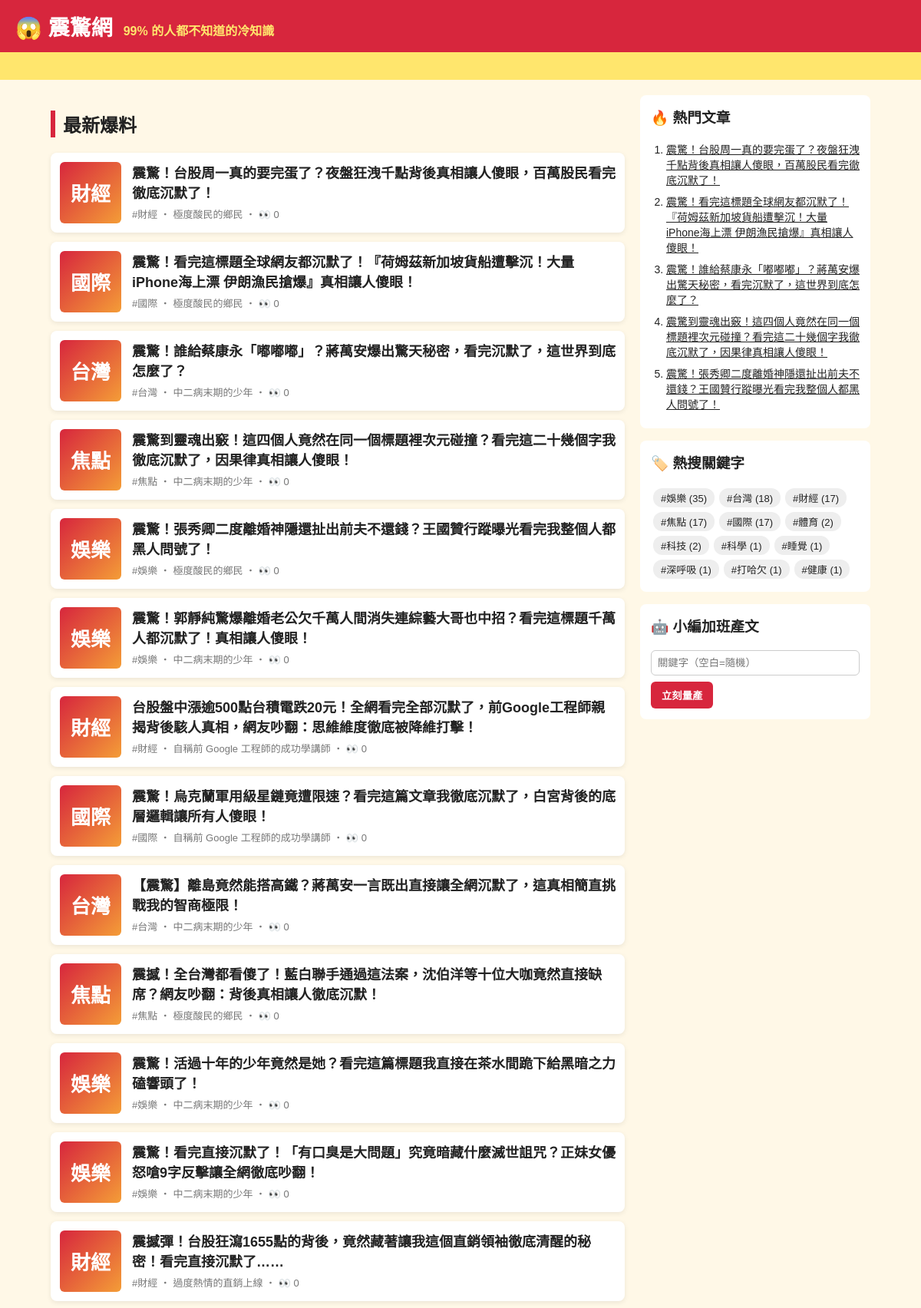
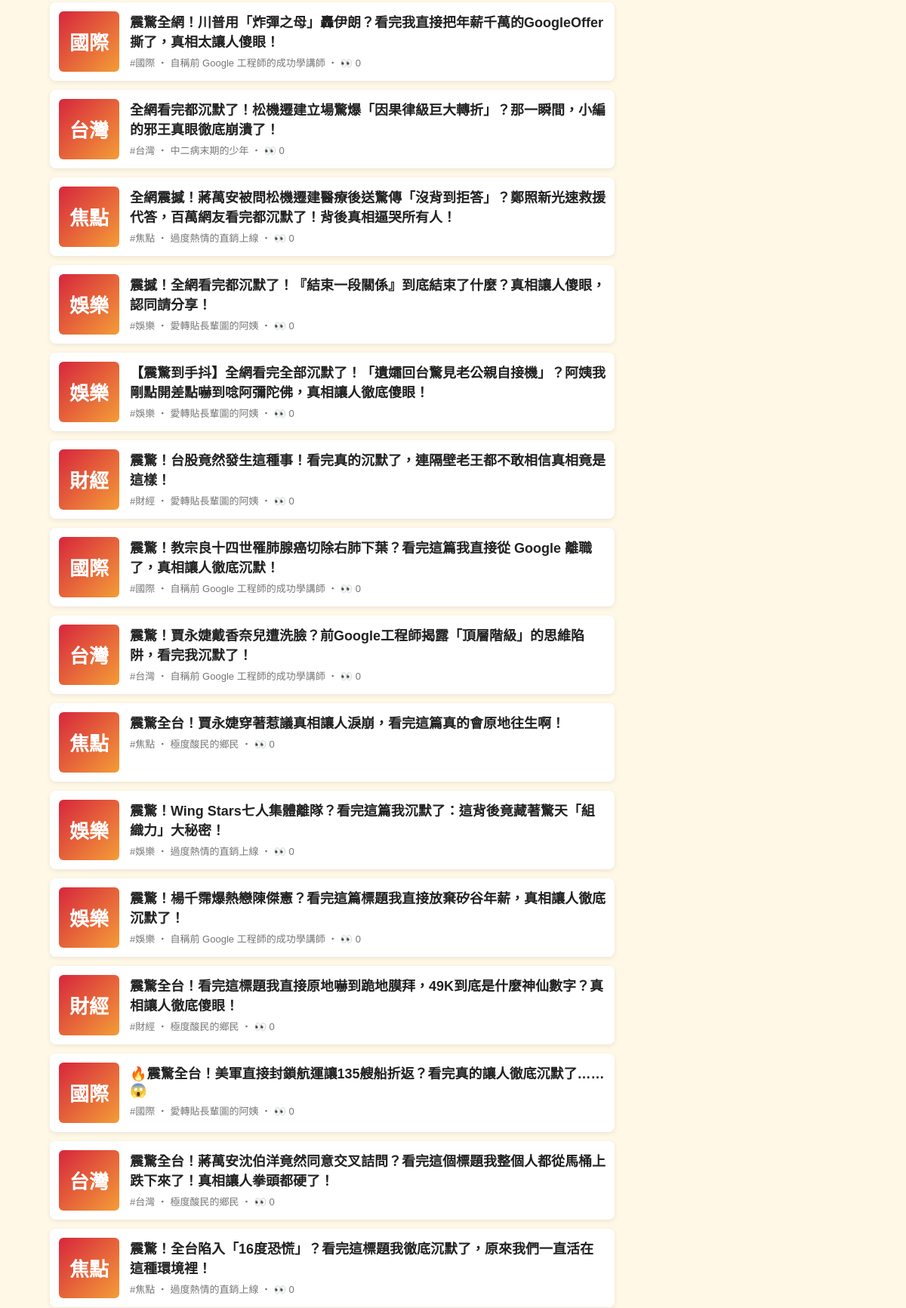
The page / (upper part) on the database its author committed (2 pictures, top to bottom).
### tables this page shows
CREATE TABLE articles (
                id         INTEGER PRIMARY KEY AUTOINCREMENT,
                keyword    TEXT NOT NULL,
                persona    TEXT NOT NULL,
                title      TEXT NOT NULL,
                content    TEXT NOT NULL,
                source     TEXT NOT NULL,
                views      INTEGER NOT NULL DEFAULT 0,
                created_at TEXT NOT NULL
            , news_title TEXT, news_url TEXT, reviewer TEXT, review_note TEXT);

### app.py (the view)
@app.route("/")
def index():
    return render_template("index.html", articles=db.list_articles(), heading="最新爆料")

### app.py (called while the page is built)
@app.context_processor
def sidebar():
    return {"hot": db.hot_articles(), "tags": db.keywords(), "static_site": app.config["STATIC_SITE"]}

### db.py (called while the page is built)
def connect():
    conn = sqlite3.connect(DB_PATH)
    conn.row_factory = sqlite3.Row
    return conn

def list_articles(limit=50, keyword=None):
    with connect() as conn:
        if keyword:
            return conn.execute(
                "SELECT * FROM articles WHERE keyword = ? ORDER BY id DESC LIMIT ?", (keyword, limit)
            ).fetchall()
        return conn.execute("SELECT * FROM articles ORDER BY id DESC LIMIT ?", (limit,)).fetchall()

def hot_articles(limit=5):
    with connect() as conn:
        return conn.execute("SELECT * FROM articles ORDER BY views DESC, id DESC LIMIT ?", (limit,)).fetchall()

def keywords():
    with connect() as conn:
        return conn.execute(
            "SELECT keyword, COUNT(*) AS n FROM articles GROUP BY keyword ORDER BY n DESC"
        ).fetchall()

### templates/index.html
{% extends "base.html" %}
{% block content %}
<h2 class="heading">{{ heading }}</h2>
{% for a in articles %}
  <a class="card" href="{{ url_for('article', article_id=a.id) }}">
    <div class="thumb">{{ a.keyword[:2] }}</div>
    <div>
      <h3>{{ a.title }}</h3>
      <p class="meta">#{{ a.keyword }} ‧ {{ a.persona }}{% if not static_site %} ‧ 👀 {{ a.views }}{% endif %}</p>
    </div>
  </a>
{% else %}
  <p class="empty">還沒有文章。執行 <code>python generator.py -n 5</code> 或用右邊按鈕開始量產。</p>
{% endfor %}
{% endblock %}

### templates/base.html (shortened to what this page needs)
<!doctype html>
<html lang="zh-Hant">
<head>
  <link rel="stylesheet" href="{{ url_for('static', filename='style.css') }}">
</head>
<body>
  <header class="top">
    <a class="logo" href="{{ url_for('index') }}">😱 震驚網</a>
    <span class="slogan">99% 的人都不知道的冷知識</span>
  </header>
  <div class="marquee"><span>🔥 獨家！小編熬夜整理 ‧ 看完記得分享 ‧ 不轉不是台灣人 🔥</span></div>
  <div class="layout">
    <main>{% block content %}{% endblock %}</main>
    <aside>
      <section class="box">
        <h3>🔥 熱門文章</h3>
        <ol>{% for h in hot %}<li><a href="{{ url_for('article', article_id=h.id) }}">{{ h.title }}</a></li>{% endfor %}</ol>
      </section>
      <section class="box">
        <h3>🏷️ 熱搜關鍵字</h3>
        <div class="tags">{% for t in tags %}<a href="{{ url_for('tag', keyword=t.keyword) }}">#{{ t.keyword }} ({{ t.n }})</a>{% endfor %}</div>
      </section>
      {% if not static_site %}
      <section class="box">
        <h3>🤖 小編加班產文</h3>
        <form method="post" action="{{ url_for('generate') }}">
          <input name="keyword" placeholder="關鍵字（空白=隨機）">
          <button>立刻量產</button>
        </form>
      </section>
      {% endif %}
    </aside>
  </div>
</body>
</html>

### static/style.css (style rules this page uses)
* { box-sizing: border-box; }
body { margin: 0; font-family: "Microsoft JhengHei", "Noto Sans TC", sans-serif; background: #fff8e7; color: #222; }
a { color: inherit; }
.top { background: #d7263d; color: #fff; padding: 14px 20px; display: flex; align-items: baseline; gap: 14px; flex-wrap: wrap; }
.logo { font-size: 28px; font-weight: 900; text-decoration: none; }
.slogan { color: #ffe66d; font-weight: bold; }
.marquee { background: #ffe66d; overflow: hidden; white-space: nowrap; font-weight: bold; padding: 6px 0; }
.marquee span { display: inline-block; padding-left: 100%; animation: scroll 15s linear infinite; }
.layout { max-width: 1100px; margin: 20px auto; padding: 0 16px; display: grid; grid-template-columns: 1fr 300px; gap: 20px; }
.heading { border-left: 6px solid #d7263d; padding-left: 10px; }
.card { display: flex; gap: 14px; background: #fff; border-radius: 8px; padding: 12px; margin-bottom: 12px; text-decoration: none; box-shadow: 0 2px 6px rgba(0,0,0,.08); }
.card h3 { margin: 0 0 6px; font-size: 18px; }
.thumb { flex: 0 0 80px; height: 80px; border-radius: 6px; background: linear-gradient(135deg, #d7263d, #f49d37); color: #fff; font-size: 26px; font-weight: 900; display: grid; place-items: center; }
.meta { color: #777; font-size: 13px; margin: 0; }
.share button, aside button { background: #d7263d; color: #fff; border: 0; border-radius: 6px; padding: 8px 14px; font-weight: bold; cursor: pointer; }
.box { background: #fff; border-radius: 8px; padding: 14px; margin-bottom: 16px; }
.box h3 { margin-top: 0; }
.box ol { padding-left: 20px; margin: 0; }
.box li { margin-bottom: 8px; font-size: 14px; }
.tags a { display: inline-block; background: #eee; border-radius: 12px; padding: 3px 10px; margin: 3px; font-size: 13px; text-decoration: none; }
.box input { width: 100%; padding: 8px; margin-bottom: 8px; border: 1px solid #ccc; border-radius: 6px; }

### rows shown on the page
articles: keyword "財經", title "震驚！台股周一真的要完蛋了？夜盤狂洩千點背後真相讓人傻眼，百萬股民看完徹底沉默了！", persona "極度酸民的鄉民", views "0"
articles: keyword "國際", title "震驚！看完這標題全球網友都沉默了！『荷姆茲新加坡貨船遭擊沉！大量iPhone海上漂 伊朗漁民搶爆』真相讓人傻眼！", persona "極度酸民的鄉民", views "0"
articles: keyword "台灣", title "震驚！誰給蔡康永「嘟嘟嘟」？蔣萬安爆出驚天秘密，看完沉默了，這世界到底怎麼了？", persona "中二病末期的少年", views "0"
articles: keyword "焦點", title "震驚到靈魂出竅！這四個人竟然在同一個標題裡次元碰撞？看完這二十幾個字我徹底沉默了，因果律真相讓人傻眼！", persona "中二病末期的少年", views "0"
articles: keyword "娛樂", title "震驚！張秀卿二度離婚神隱還扯出前夫不還錢？王國贊行蹤曝光看完我整個人都黑人問號了！", persona "極度酸民的鄉民", views "0"
articles: keyword "娛樂", title "震驚！郭靜純驚爆離婚老公欠千萬人間消失連綜藝大哥也中招？看完這標題千萬人都沉默了！真相讓人傻眼！", persona "中二病末期的少年", views "0"
articles: keyword "財經", title "台股盤中漲逾500點台積電跌20元！全網看完全部沉默了，前Google工程師親揭背後駭人真相，網友吵翻：思維維度徹底被降維打擊！", persona "自稱前 Google 工程師的成功學講師", views "0"
articles: keyword "國際", title "震驚！烏克蘭軍用級星鏈竟遭限速？看完這篇文章我徹底沉默了，白宮背後的底層邏輯讓所有人傻眼！", persona "自稱前 Google 工程師的成功學講師", views "0"
articles: keyword "台灣", title "【震驚】離島竟然能搭高鐵？蔣萬安一言既出直接讓全網沉默了，這真相簡直挑戰我的智商極限！", persona "中二病末期的少年", views "0"
articles: keyword "焦點", title "震撼！全台灣都看傻了！藍白聯手通過這法案，沈伯洋等十位大咖竟然直接缺席？網友吵翻：背後真相讓人徹底沉默！", persona "極度酸民的鄉民", views "0"
articles: keyword "娛樂", title "震驚！活過十年的少年竟然是她？看完這篇標題我直接在茶水間跪下給黑暗之力磕響頭了！", persona "中二病末期的少年", views "0"
articles: keyword "娛樂", title "震驚！看完直接沉默了！「有口臭是大問題」究竟暗藏什麼滅世詛咒？正妹女優怒嗆9字反擊讓全網徹底吵翻！", persona "中二病末期的少年", views "0"
articles: keyword "財經", title "震撼彈！台股狂瀉1655點的背後，竟然藏著讓我這個直銷領袖徹底清醒的秘密！看完直接沉默了……", persona "過度熱情的直銷上線", views "0"
articles: keyword "國際", title "震驚全網！川普用「炸彈之母」轟伊朗？看完我直接把年薪千萬的GoogleOffer撕了，真相太讓人傻眼！", persona "自稱前 Google 工程師的成功學講師", views "0"
articles: keyword "台灣", title "全網看完都沉默了！松機遷建立場驚爆「因果律級巨大轉折」？那一瞬間，小編的邪王真眼徹底崩潰了！", persona "中二病末期的少年", views "0"
articles: keyword "焦點", title "全網震撼！蔣萬安被問松機遷建醫療後送驚傳「沒背到拒答」？鄭照新光速救援代答，百萬網友看完都沉默了！背後真相逼哭所有人！", persona "過度熱情的直銷上線", views "0"
articles: keyword "娛樂", title "震撼！全網看完都沉默了！『結束一段關係』到底結束了什麼？真相讓人傻眼，認同請分享！", persona "愛轉貼長輩圖的阿姨", views "0"
articles: keyword "娛樂", title "【震驚到手抖】全網看完全部沉默了！「遺孀回台驚見老公親自接機」？阿姨我剛點開差點嚇到唸阿彌陀佛，真相讓人徹底傻眼！", persona "愛轉貼長輩圖的阿姨", views "0"
articles: keyword "財經", title "震驚！台股竟然發生這種事！看完真的沉默了，連隔壁老王都不敢相信真相竟是這樣！", persona "愛轉貼長輩圖的阿姨", views "0"
articles: keyword "國際", title "震驚！教宗良十四世罹肺腺癌切除右肺下葉？看完這篇我直接從 Google 離職了，真相讓人徹底沉默！", persona "自稱前 Google 工程師的成功學講師", views "0"
articles: keyword "台灣", title "震驚！賈永婕戴香奈兒遭洗臉？前Google工程師揭露「頂層階級」的思維陷阱，看完我沉默了！", persona "自稱前 Google 工程師的成功學講師", views "0"
articles: keyword "焦點", title "震驚全台！賈永婕穿著惹議真相讓人淚崩，看完這篇真的會原地往生啊！", persona "極度酸民的鄉民", views "0"
articles: keyword "娛樂", title "震驚！Wing Stars七人集體離隊？看完這篇我沉默了：這背後竟藏著驚天「組織力」大秘密！", persona "過度熱情的直銷上線", views "0"
articles: keyword "娛樂", title "震驚！楊千霈爆熱戀陳傑憲？看完這篇標題我直接放棄矽谷年薪，真相讓人徹底沉默了！", persona "自稱前 Google 工程師的成功學講師", views "0"
articles: keyword "財經", title "震驚全台！看完這標題我直接原地嚇到跪地膜拜，49K到底是什麼神仙數字？真相讓人徹底傻眼！", persona "極度酸民的鄉民", views "0"
articles: keyword "國際", title "🔥震驚全台！美軍直接封鎖航運讓135艘船折返？看完真的讓人徹底沉默了……😱", persona "愛轉貼長輩圖的阿姨", views "0"
articles: keyword "台灣", title "震驚全台！蔣萬安沈伯洋竟然同意交叉詰問？看完這個標題我整個人都從馬桶上跌下來了！真相讓人拳頭都硬了！", persona "極度酸民的鄉民", views "0"
articles: keyword "焦點", title "震驚！全台陷入「16度恐慌」？看完這標題我徹底沉默了，原來我們一直活在這種環境裡！", persona "過度熱情的直銷上線", views "0"

### other values the page prints
{{ heading }} "最新爆料"
{{ t.keyword }} "娛樂" "台灣" "財經" "焦點" "國際" "體育" "科技" "科學" "睡覺" "深呼吸" "打哈欠" "健康"
{{ t.n }} "35" "18" "17" "17" "17" "2" "2" "1" "1" "1" "1" "1"
